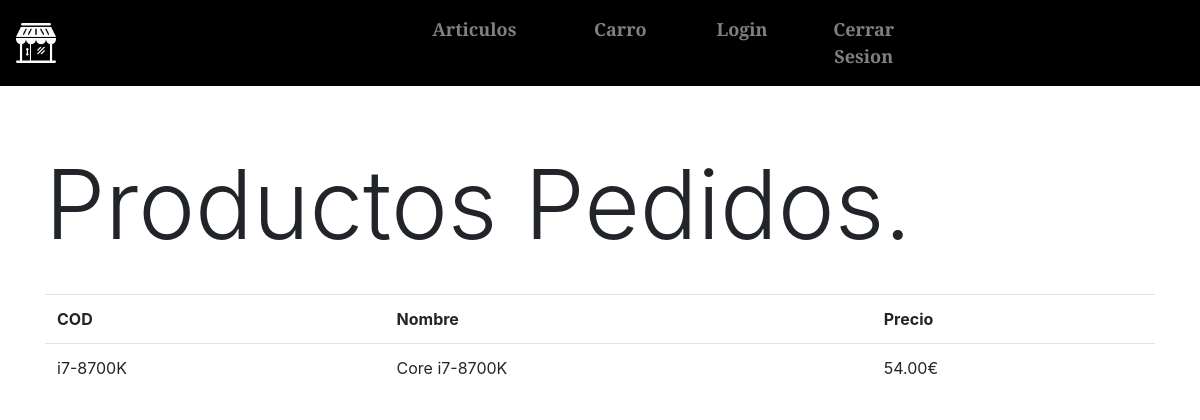
/comprasYpedidos.php (signed in), run on the app's committed database.
### tables this page shows
CREATE TABLE `producto` (
  `COD` varchar(12) NOT NULL,
  `Nombre` varchar(200) NOT NULL,
  `nombre_corto` varchar(50) NOT NULL,
  `Descripcion` text NOT NULL,
  `PVP` float(10,2) NOT NULL,
  `Familia` varchar(15) NOT NULL,
  `Stock` int(3) NOT NULL,
  `foto` varchar(255) NOT NULL
);

### comprasYpedidos.php (the view, shortened to what this page needs)
<?php
	include("funciones.php");
	echo "<!DOCTYPE html>
			<html>
			<head>
				<meta charset='utf-8'>
				<title>Compras</title>";
	echo "</head>
			<body>";
			echo "<h1 class='display-1'>Productos Pedidos.</h1><br>";
			$conexion = conectar("localhost","root","","bd_hardware");
			$sql = "SELECT producto.COD, producto.nombre_corto, producto.PVP from clientes INNER JOIN pedidos on pedidos.DNI=clientes.DNI INNER JOIN lineas ON pedidos.Num_Pedido=lineas.Num_Pedido INNER JOIN producto ON producto.COD=lineas.Producto WHERE clientes.nombre='".$_SESSION["Usuario"]."'";
			$consultar = $conexion -> query($sql);
			echo '<table class="table table-condensed"
				<tr>
					<th>COD</th><th>Nombre</th><th>Precio</th></tr>';
			while ($fila = $consultar->fetch_assoc()) {
				echo "<tr><td>".$fila["COD"]."</td>
						<td>".$fila["nombre_corto"]."</td>
						<td>".$fila["PVP"]."€</td></tr>";
			}
			echo"</table>";
	echo "</body>
			</html>";
 ?>

### estilos.css (style rules this page uses)
* { margin: 0px; padding: 0px; }

### data on the page
producto: COD "i7-8700K", nombre_corto "Core i7-8700K", PVP "54.00"
